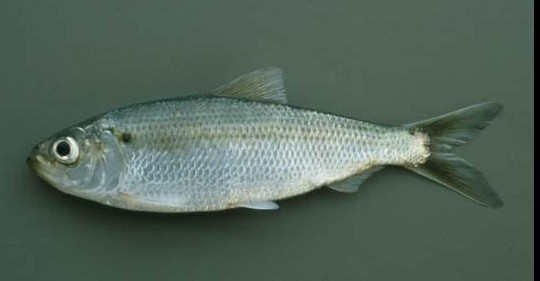
%> input picture Project/data/temp/1.jpg, 540 x 281 px
$ octave test_fm.m   (GNU Octave 9; MATLAB toolbox functions it lacks are replaced by stand-ins)
%> lines starting %> are read from the running program, lines starting %| are printed output that depends on the picture; in (x1, y1, x2, y2) boxes, pixels count from 0 and x2, y2 are one past the last pixel; in counts of white or black regions, pixels touching at a corner belong together; the program's own positions count from 1
img = im2double(imread('../../../data/temp/1.jpg'));

% getting the stats for the background
windowX = floor(min(50,size(img,1)/8));
%> windowX = 35
windowY = floor(min(50,size(img,2)/8));
%> windowY = 50

color_mask = false(size(img));
color_mask(1:windowX,1:windowY,:) = 1;
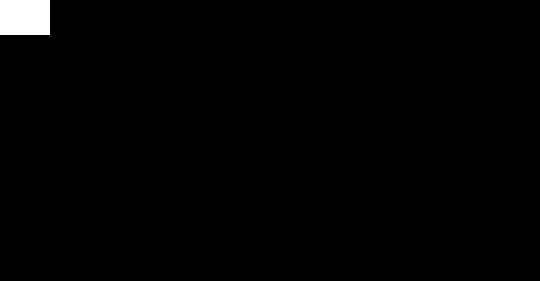
%> color_mask: size 281x540x3 logical; 1.2% white; 1 white region, box (x1, y1, x2, y2) and area: (0, 0, 50, 35) 1750
color_mask(1:windowX,end-windowY:end,:) = 1;
color_mask(end-windowX:end,1:windowY,:) = 1;
color_mask(end-windowX:end,end-windowY:end,:) = 1;
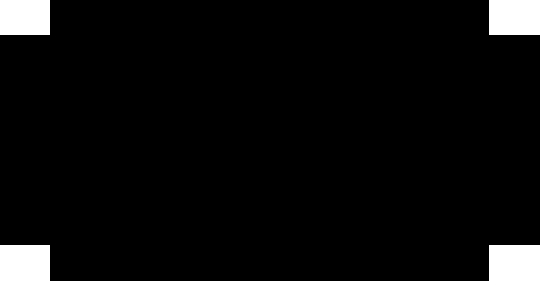
%> color_mask: size 281x540x3 logical; 4.7% white; 4 white regions, box (x1, y1, x2, y2) and area: (489, 245, 540, 281) 1836, (0, 245, 50, 281) 1800, (489, 0, 540, 35) 1785, (0, 0, 50, 35) 1750

mask = color_mask(:,:,1);
numMask = sum(sum(mask));
%> numMask = 7171

imR = img(:,:,1);
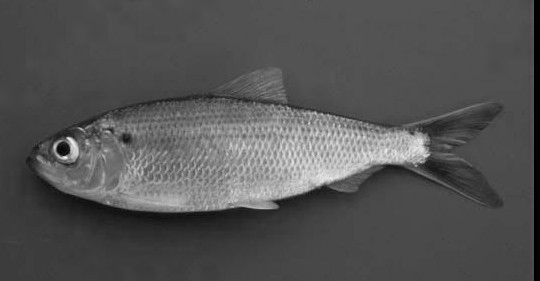
%> imR: size 281x540 double; min 0, max 0.949, mean 0.327
imG = img(:,:,2);
imB = img(:,:,3);
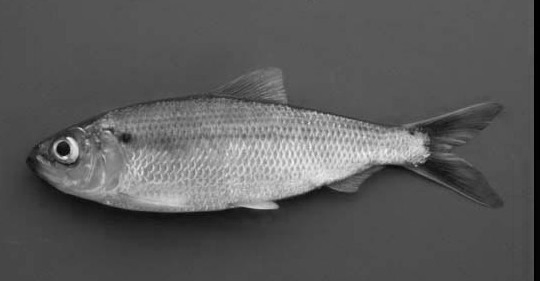
%> imB: size 281x540 double; min 0, max 0.969, mean 0.353

bg = [imR(mask), imG(mask), imB(mask)];

% getting the mean color of the background using the window
mean = squeeze(sum(bg))/(numMask);
%> mean = [0.26 0.333 0.289]
variance = squeeze(sum(bg.^2))/(numMask) - mean.^2;
%> variance = [0.00485 0.00734 0.00573]

% Evaluating mask using a guassian pdf
W = exp(-((imR-mean(1)).^2)/(2*variance(1))).*...
    exp(-((imG-mean(2)).^2)/(2*variance(2))).*exp(-((imB-mean(3)).^2)/(2*variance(3)));
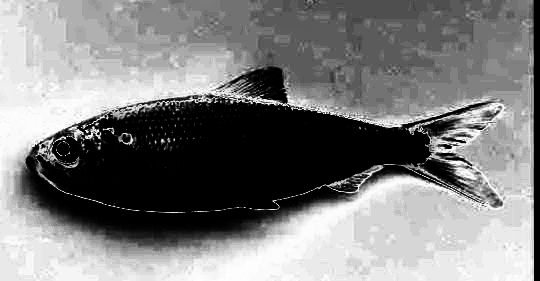
%> W: size 281x540 double; min 2.35e-51, max 0.999, mean 0.5
W = W/sqrt(8*(pi^3)*variance(1)*variance(2)*variance(3));
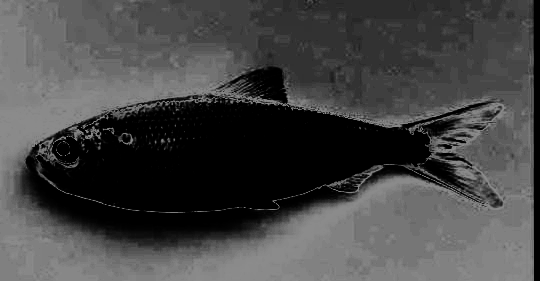
%> W: size 281x540 double; min 3.3e-49, max 140.3, mean 70.3

W = 1-W;
W(mask) = 0;
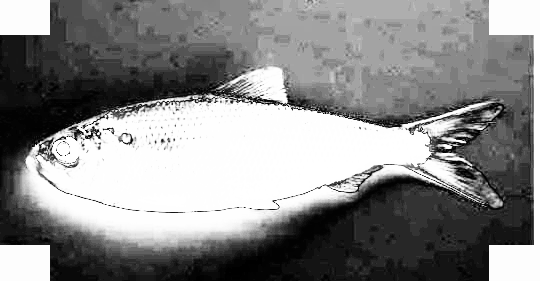
%> W: size 281x540 double; min -139.3, max 1, mean -64.38; drawn with min black and max white
thresh = 0.3;

%> (the run ends here)

$ run again, with Project/data/temp/2.jpg copied over Project/data/temp/1.jpg
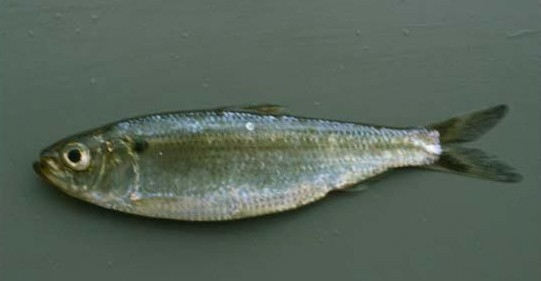
%> input picture Project/data/temp/2.jpg, 541 x 281 px
%> `imB = img(:,:,3);`:
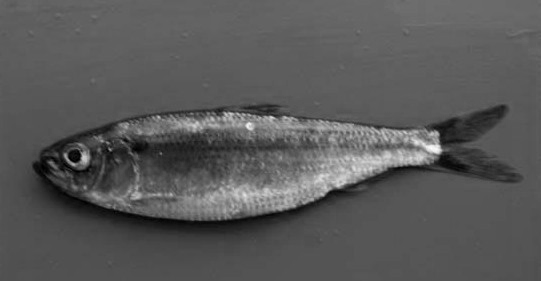
%> imB: size 281x541 double; min 0, max 0.996, mean 0.348
%> mean = [0.33 0.39 0.354]
%> variance = [0.000908 0.000932 0.00143]
%> `W(mask) = 0;`:
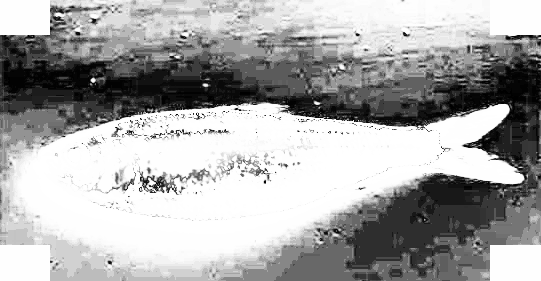
%> W: size 281x541 double; min -1819.5, max 1, mean -619.7; drawn with min black and max white
